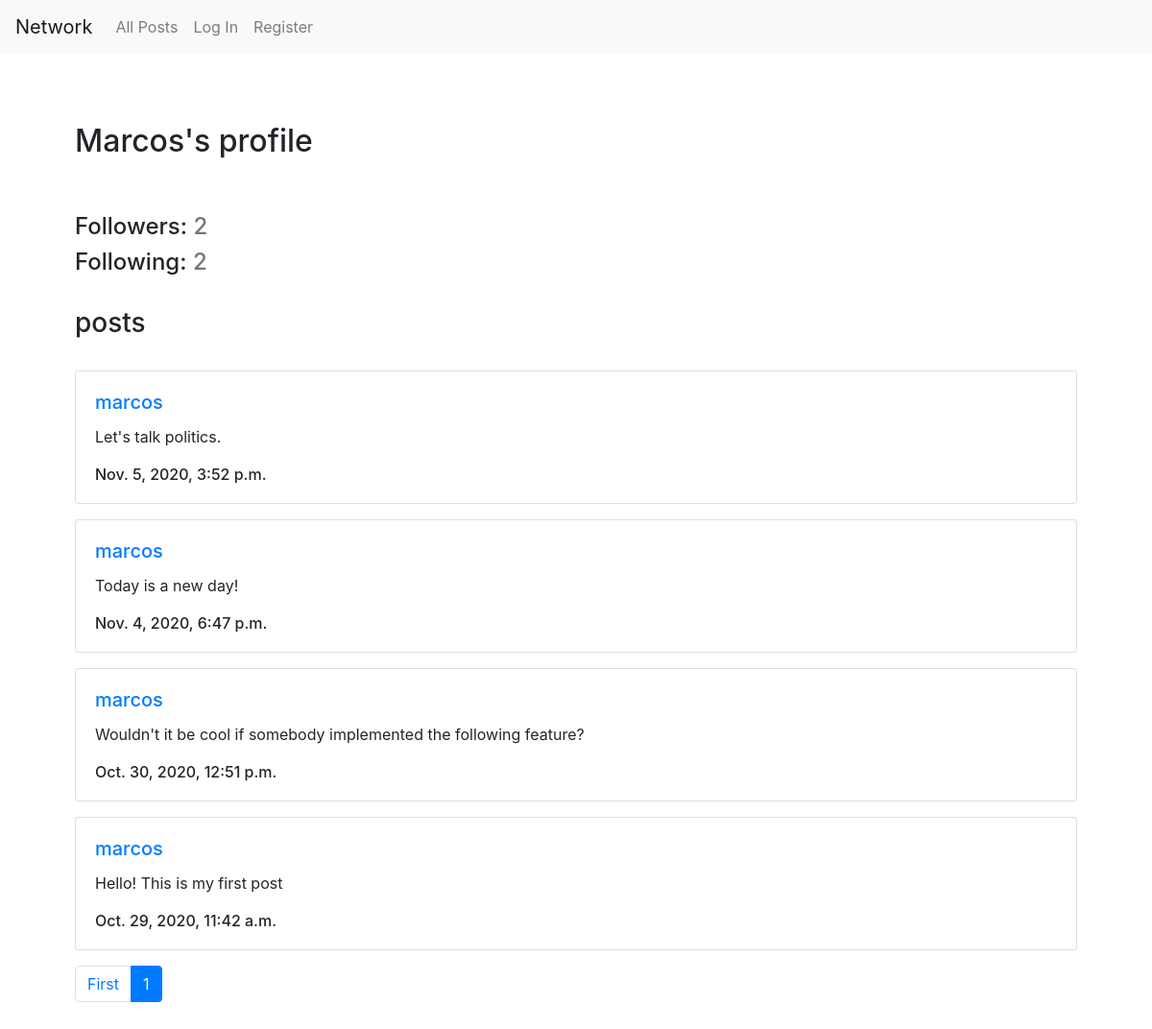
Page /user/1 on the committed database.
### network/models.py (models this page shows, shortened)
class User(AbstractUser):
    def follow(self, follow_user):
        try:
            Follow_user.objects.get(user=self, follow=unfollow_user)
        except:
            Follow_user.objects.create(user=self, follow=follow_user)

class Post(models.Model):
    user = models.ForeignKey(User, on_delete=models.CASCADE, related_name='post_user')
    content = models.CharField(max_length=600)
    date_created = models.DateTimeField(default=timezone.now)

### network/views.py (the view)
# urls.py: path("user/<int:id>", views.user_profile_view, name="user_profile"),
def user_profile_view(request, id):
    data = get_profile(request, id)
    data['posts'] = paginate(request, data['posts'], 10)
    if request.method == 'POST':
        if request.POST['follow']:
            request.user.follow(data['user'])
        else:
            request.user.unfollow(data['user'])
        data = get_profile(request, id)
        data['posts'] = paginate(request, data['posts'], 10)
        return render(request, 'network/user.html', data)
    else:
        return render(request, 'network/user.html', data)

### network/logic.py (called while the page is built)
def get_profile(request, id):
    target_user = User.objects.get(pk=id)
    target_followers = target_user.followers.count()
    target_following = target_user.following.count()
    posts = Post.objects.filter(user=target_user).order_by('-date_created')
    try:
        Follow_user.objects.get(user=request.user, follow=target_user)
        following_btn = False
    except:
        following_btn = True
    return {
        'followers' : target_followers,
        'following' : target_following,
        'posts' : posts,
        'username' : target_user.username.capitalize(),
        'user_name' : request.user.username.capitalize(),
        'self_profile' : request.user == target_user,
        'following_btn' : following_btn
    }

def paginate(request, data, amount):
    paginator = Paginator(data, amount)
    page_number = request.GET.get('page')
    page_obj = paginator.get_page(page_number)
    return page_obj

### network/templates/network/user.html (shortened to what this page needs)
{% extends "network/layout.html" %}
{% load static %}
{% block body %}
<br>
<div class="container p-5">
    <div id="animate">
        <h2 id="profile_txt">{{username}}'s profile</h2><br>
    </div><br>
    <h4>Followers: <span style="color: rgb(117, 117, 117);"> {{ followers }}</span></h4>
    <h4>
        Following: <span style="color: rgb(117, 117, 117);">{{ following }}</span>
    </h4><br>
    <h3>posts</h3><br>
        {% for post in posts %}
        <div class="card mb-3">
            <div class="card-body">
                <h5 class="card-title">
                    <a href="{% url 'user_profile' id=post.user.id %}" id="user">{{ post.user }}</a>
                </h5>
                <div class="card-text" id="post_content">{{ post.content }}</div><br>
                <h6 class="card-subtitle">{{ post.date_created }}</h6>
            </div>
        </div>
        {% endfor %}
        <nav aria-label="...">
            <ul class="pagination">
                <li class="page-item">
                    <a class="page-link" href="?page=1" tabindex="-1" aria-disabled="true">First</a>
                </li>
                <li class="page-item active" aria-current="page">
                    <a class="page-link" href="?page={{ posts.number }}">{{ posts.number }} <span class="sr-only">(current)</span></a>
                </li>
                </ul>
          </nav>
</div>
{% endblock %}

### network/static/network/styles.css (style rules this page uses)
#animate { -webkit-animation-name: slide; animation-name: slide; -webkit-animation-duration: 1.2s; animation-duration: 1.2s; -webkit-animation-fill-mode: forwards; animation-fill-mode: forwards; }
#profile_txt { -webkit-animation-name: grow_txt; animation-name: grow_txt; -webkit-animation-duration: 1.2s; animation-duration: 1.2s; -webkit-animation-fill-mode: forwards; animation-fill-mode: forwards; }

### rows in the picture
User: username "Marcos"
Post: user "marcos", content "Let's talk politics.", date_created "Nov. 5, 2020, 3:52 p.m."
Post: user "marcos", content "Today is a new day!", date_created "Nov. 4, 2020, 6:47 p.m."
Post: user "marcos", content "Wouldn't it be cool if somebody implemented the following feature?", date_created "Oct. 30, 2020, 12:51 p.m."
Post: user "marcos", content "Hello! This is my first post", date_created "Oct. 29, 2020, 11:42 a.m."

### other values in the picture
{{ followers }} "2"
{{ following }} "2"
{{ posts.number }} "1"
